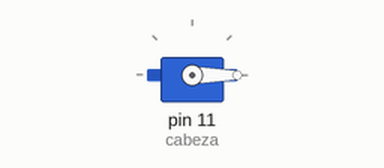
Bench run of a sketch on a simulated Arduino Uno, built with avr-gcc and run on an emulated ATmega328P. On the bench: servo.

Above: at 0.05 s.
At 2.05 s:
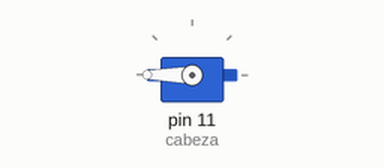
At 4.0 s:
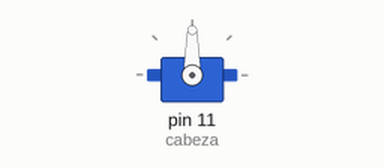
Timing chart, 0 to 5.2 s (numbered marks = the images above):
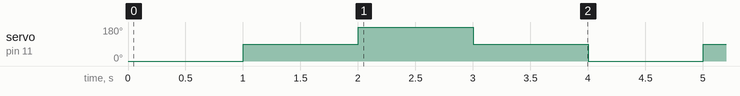

Measured:
- by itself, servo on pin 11 (cabeza): repeats every 4.0 s: 180° 1.0 s, 90° 1.0 s, 0° 1.0 s, 90° 1.0 s

The sketch:

microservo.ino
```cpp
#include <Servo.h>

Servo cabeza;

void setup() {
  cabeza.attach(11);
}

void loop() {
  cabeza.write(0);
  delay(1000);
  cabeza.write(90);
  delay(1000);
  cabeza.write(180);
  delay(1000);
  cabeza.write(90);
  delay(1000);
}
```
